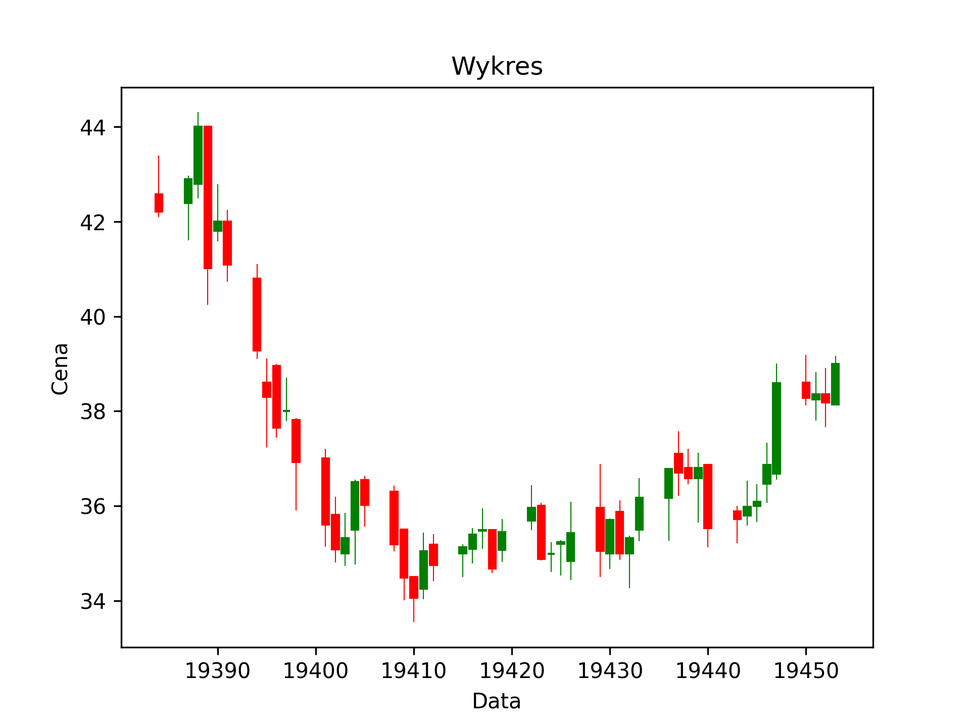
#> input picture wykres.png, 970 x 727 px, shrunk from 1920 x 1440 before the run
$ python wykrywanie_formacji.py
#> lines starting #> are read from the running program, lines starting #| are printed output that depends on the picture; after the words box and inside, x2 and y2 are one past the last pixel; in counts of white or black regions, pixels touching at a corner belong together
import cv2
import numpy as np

# Wczytanie obrazu
img = cv2.imread('wykres.png', 0)
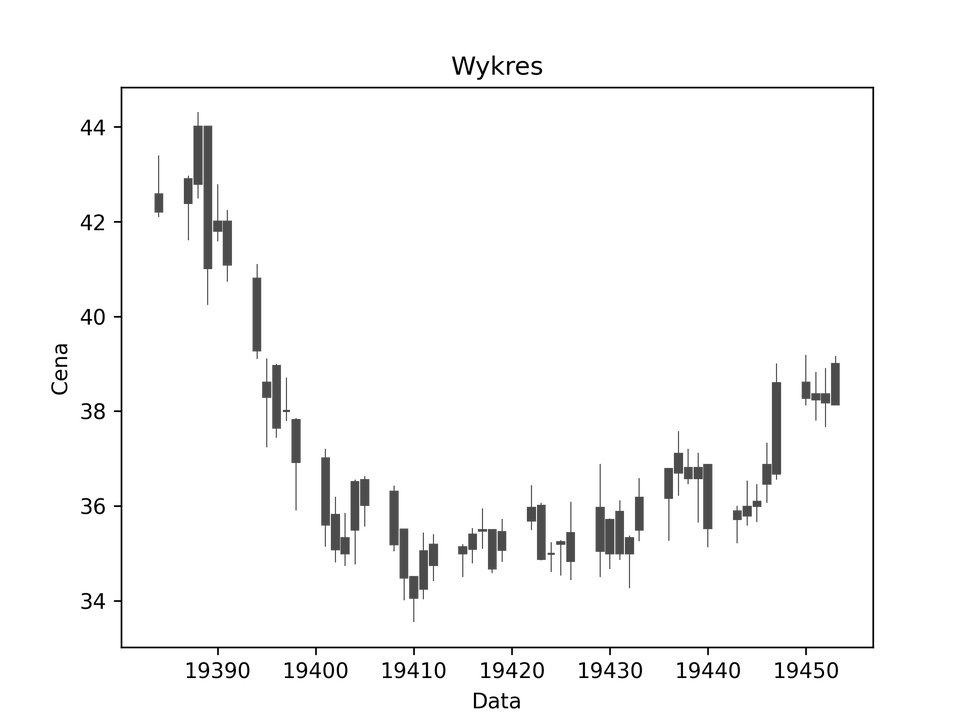
#> img: shape (727, 970); min 0, max 255, mean 247.7

# Wykrywanie krawędzi z użyciem Canny
edges = cv2.Canny(img, 100, 200)
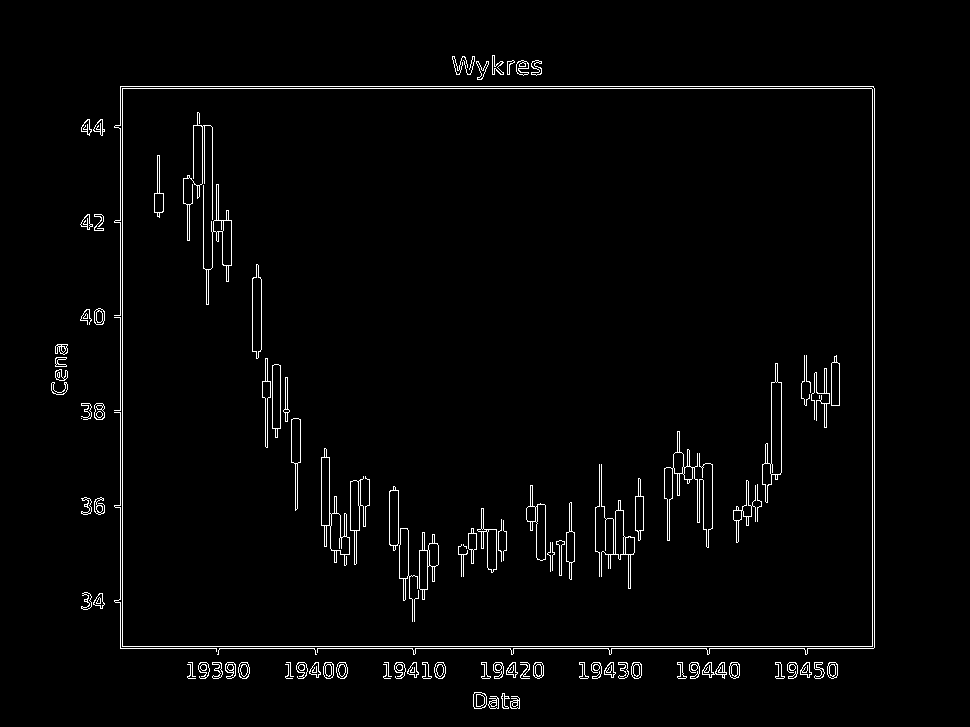
#> edges: shape (727, 970); 2.3% white in thin lines or dots, all inside (x1, y1, x2, y2) = (51, 55, 875, 709)

# Wykrywanie konturów
contours=  cv2.findContours(edges, cv2.RETR_TREE, cv2.CHAIN_APPROX_SIMPLE)
#> contours = 330 contours, 98 with area under 20; largest, box (x1, y1, x2, y2) and area: (122, 88, 873, 647) 418500, (122, 88, 873, 647) 418498, (321, 448, 350, 566) 1250, (762, 363, 782, 503) 1234, (770, 381, 782, 475) 929

# Wykrywanie formacji analizy technicznej
for cnt in contours:
    # Liczenie liczby wierzchołków w konturze
#> (the run stopped early here; a loop or call above may not have finished)
